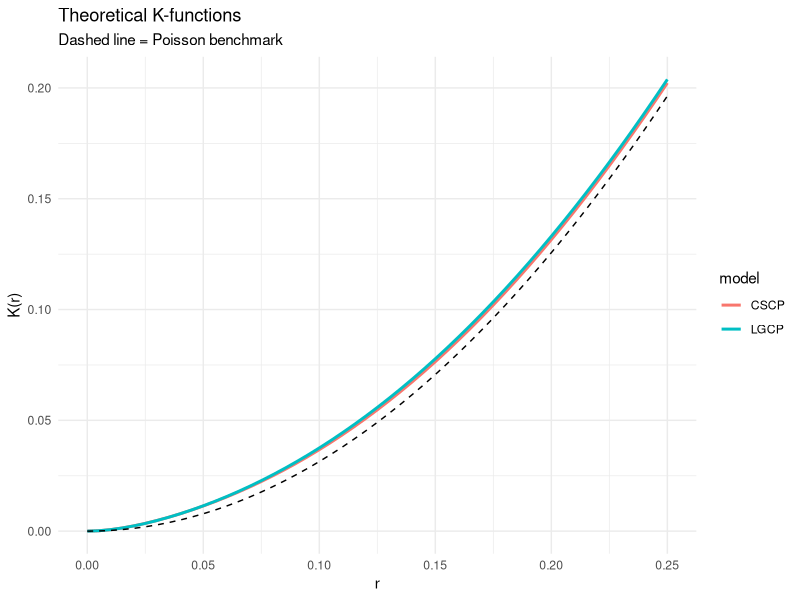
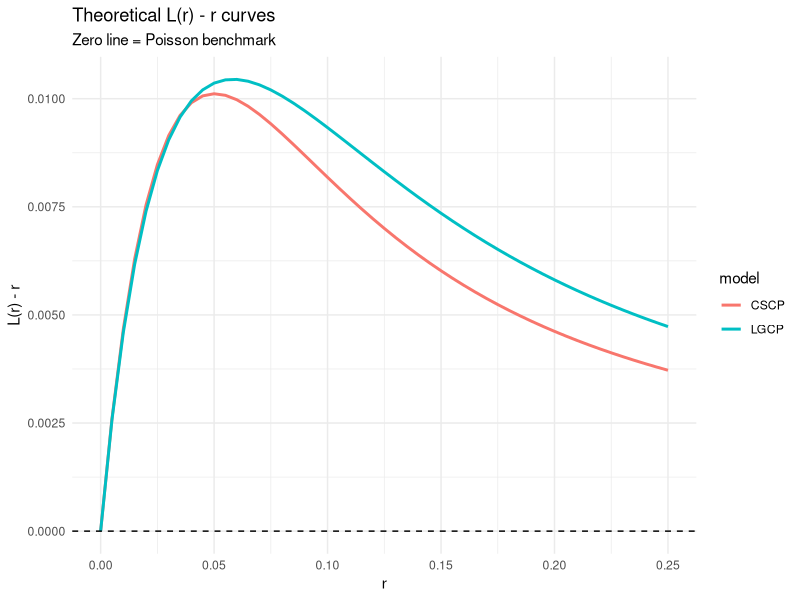
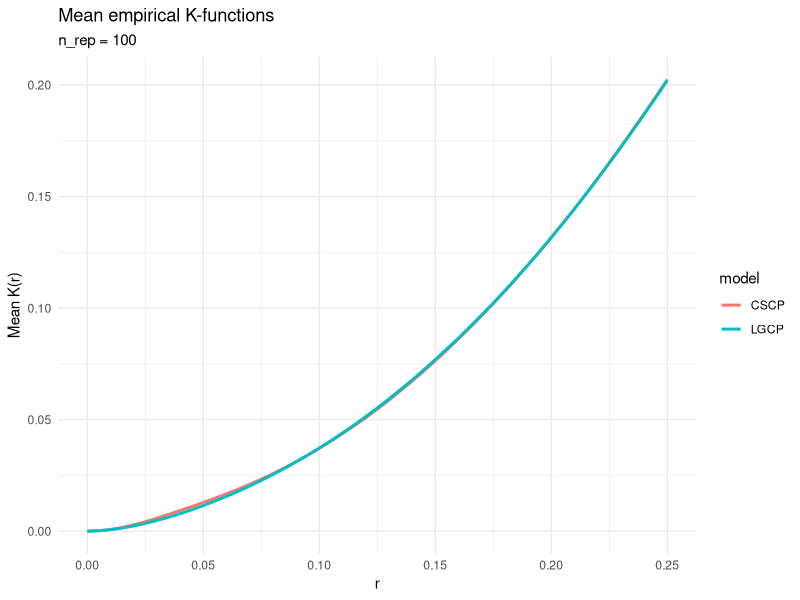
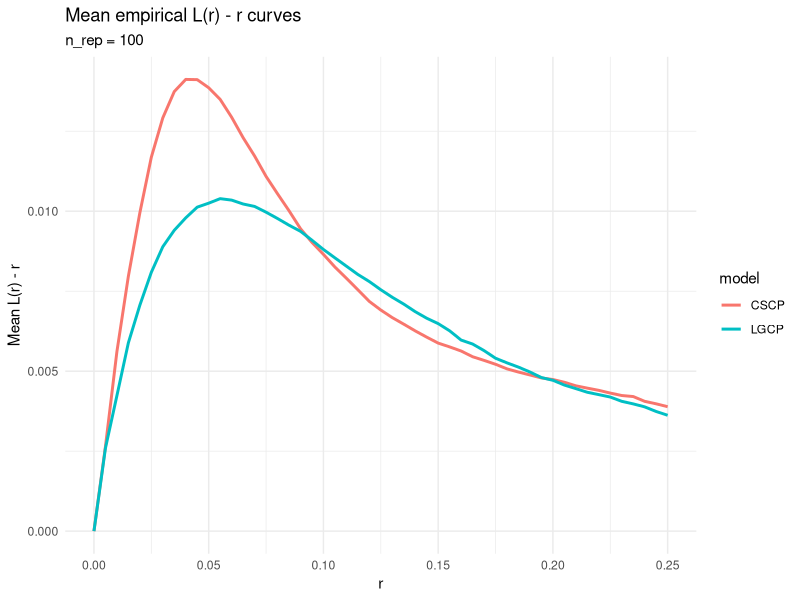
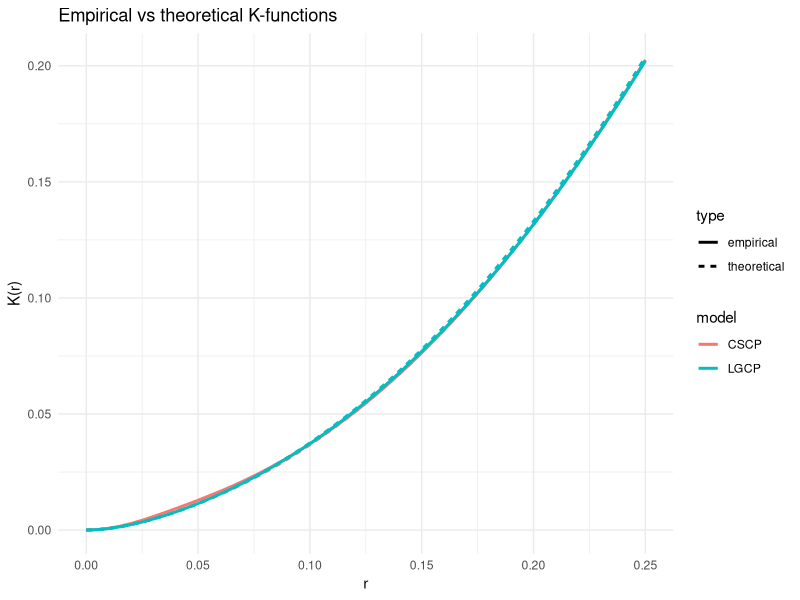
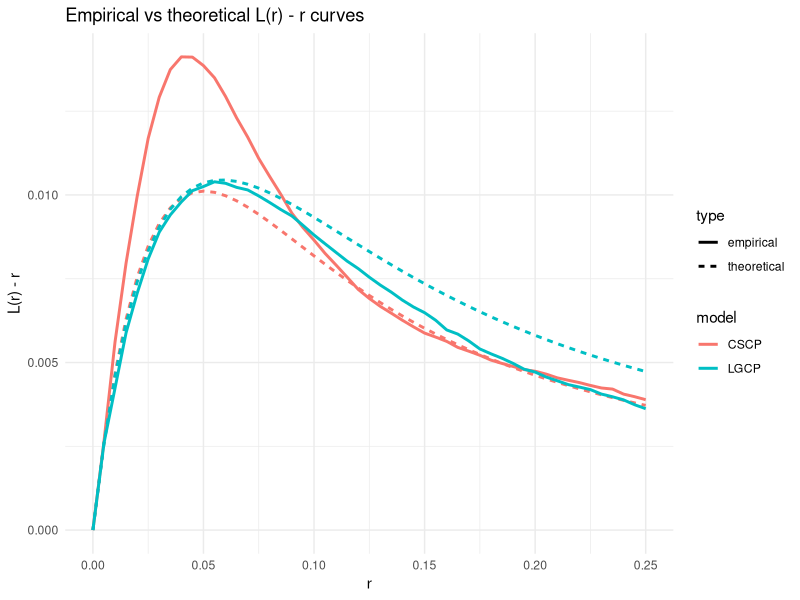
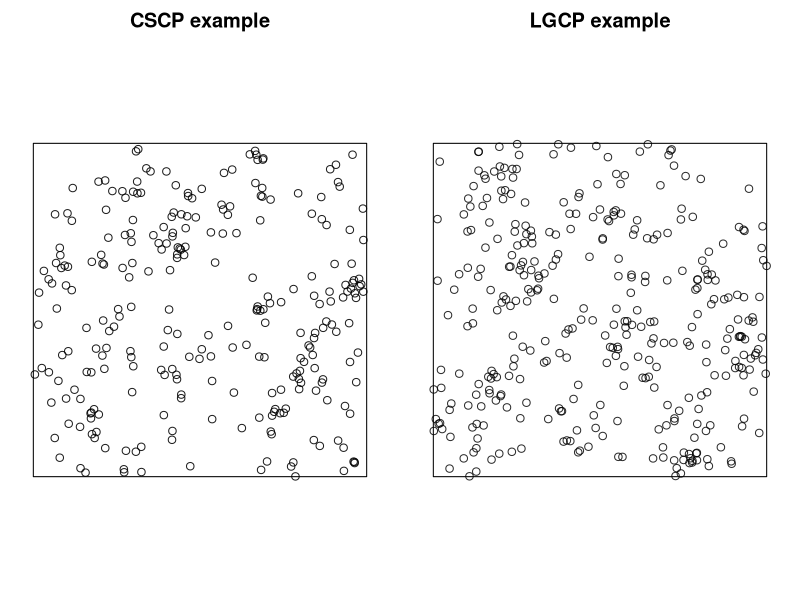

The R source for these figures, in order:
# Pilot test: K-function comparison
rm(list = ls())
library(spatstat)
library(dplyr)
library(ggplot2)
library(purrr)
library(tidyr)

set.seed(1)
W <- owin(c(0, 1), c(0, 1))

# Parameters
lambda_target <- 300
phi_target    <- 1.5
s_target      <- 0.05
s_target_LGCP      <- 0.05 * 0.68

n_rep <- 100

# Grid of r values for K-function comparison
r_vals <- seq(0, 0.25, by = 0.005)

# Helper functionsssss
# LGCP parameter mapping:
# g(0) - 1 = exp(sigma2) - 1 = phi
# sigma2 = log(1 + phi)
# lambda = exp(mu + sigma2 / 2)
# mu = log(lambda) - sigma2 / 2
sim_lgcp_matched <- function(W, lambda, phi, s) {
  sigma2 <- log(1 + phi)
  mu     <- log(lambda) - sigma2 / 2

  rLGCP(
    model = "exponential",
    mu    = mu,
    var   = sigma2,
    scale = s,
    win   = W
  )
}

# Quick pilot CSCP approximation:
# Lambda(u) = mu + Z(u)^2
# phi = 2 sigma2^2 / lambda^2  => sigma2 = lambda * sqrt(phi / 2)
# mu = lambda - sigma2
sim_cscp_matched <- function(W, lambda, phi, s, nx = 128, ny = 128) {
  sigma2 <- lambda * sqrt(phi / 2)
  mu     <- lambda - sigma2

  if (mu < 0) {
    stop("CSCP parameterisation gives mu < 0. Need phi <= 2.")
  }

  xseq <- seq(W$xrange[1], W$xrange[2], length.out = nx)
  yseq <- seq(W$yrange[1], W$yrange[2], length.out = ny)

  Zmat <- matrix(rnorm(nx * ny, mean = 0, sd = sqrt(sigma2)), nrow = nx, ncol = ny)
  Zim  <- im(t(Zmat), xcol = xseq, yrow = yseq)

  # crude smoothing to induce correlation
  Zim <- blur(Zim, sigma = s / 2)

  # standardise back to target variance
  zvals <- as.vector(Zim$v)
  zvals <- (zvals - mean(zvals, na.rm = TRUE)) / sd(zvals, na.rm = TRUE)
  Zim$v <- matrix(
    zvals * sqrt(sigma2),
    nrow = nrow(Zim$v),
    ncol = ncol(Zim$v)
  )

  Lambda <- eval.im(mu + Zim^2)

  rpoispp(Lambda)
}

# Theoretical PCFs
pcf_lgcp_theoretical <- function(r, phi, s) {
  (1 + phi)^(exp(-r / s))
}

pcf_cscp_theoretical <- function(r, phi, s) {
  1 + phi * exp(-2 * r / s)
}

# Numerical K-function from PCF:
# K(r) = 2 pi \int_0^r t g(t) dt
k_from_pcf <- function(r_vals, gfun) {
  out <- numeric(length(r_vals))

  for (i in seq_along(r_vals)) {
    r <- r_vals[i]
    if (r == 0) {
      out[i] <- 0
    } else {
      integrand <- function(t) t * gfun(t)
      out[i] <- 2 * pi * integrate(integrand, lower = 0, upper = r,
                                   subdivisions = 1000L,
                                   rel.tol = 1e-6)$value
    }
  }

  out
}

# Extract empirical K and L-r on common r-grid
estimate_k_curve <- function(X, r_vals,
                             correction = "isotropic") {
  Kest_obj <- Kest(X, r = r_vals, correction = correction)

  # spatstat returns columns named like "iso", "trans", etc.
  col_name <- switch(
    correction,
    isotropic = "iso",
    translation = "trans",
    border = "border",
    "iso"
  )

  Khat <- Kest_obj[[col_name]]
  Lhat <- sqrt(Khat / pi)
  LminusR <- Lhat - Kest_obj$r

  data.frame(
    r = Kest_obj$r,
    K = Khat,
    L_minus_r = LminusR
  )
}

# Theoretical curves
k_theory_df <- bind_rows(
  data.frame(
    model = "LGCP",
    r = r_vals,
    K = k_from_pcf(r_vals, function(x) pcf_lgcp_theoretical(x, phi_target, s_target_LGCP))
  ),
  data.frame(
    model = "CSCP",
    r = r_vals,
    K = k_from_pcf(r_vals, function(x) pcf_cscp_theoretical(x, phi_target, s_target))
  )
) %>%
  mutate(
    K_pois = pi * r^2,
    L_minus_r = sqrt(K / pi) - r
  )

# Simulations
results <- vector("list", length = 2 * n_rep)
counter <- 1

for (i in seq_len(n_rep)) {
  cat("Simulation", i, "of", n_rep, "\n")

  X_lgcp <- sim_lgcp_matched(W, lambda_target, phi_target, s_target_LGCP)
  X_cscp <- sim_cscp_matched(W, lambda_target, phi_target, s_target)

  k_lgcp <- estimate_k_curve(X_lgcp, r_vals, correction = "isotropic") %>%
    mutate(model = "LGCP", rep = i)

  k_cscp <- estimate_k_curve(X_cscp, r_vals, correction = "isotropic") %>%
    mutate(model = "CSCP", rep = i)

  results[[counter]] <- k_lgcp
  counter <- counter + 1

  results[[counter]] <- k_cscp
  counter <- counter + 1
}

results_df <- bind_rows(results)

# Aggregate empirical curves
summary_df <- results_df %>%
  group_by(model, r) %>%
  summarise(
    mean_K = mean(K, na.rm = TRUE),
    sd_K   = sd(K, na.rm = TRUE),
    mean_L_minus_r = mean(L_minus_r, na.rm = TRUE),
    sd_L_minus_r   = sd(L_minus_r, na.rm = TRUE),
    .groups = "drop"
  )

print(head(summary_df, 10))

# Plot theoretical K curves
p_theory_K <- ggplot(k_theory_df, aes(x = r, y = K, colour = model)) +
  geom_line(linewidth = 1) +
  geom_line(aes(y = K_pois), linetype = "dashed", colour = "black") +
  labs(
    title = "Theoretical K-functions",
    subtitle = "Dashed line = Poisson benchmark",
    x = "r",
    y = "K(r)"
  ) +
  theme_minimal()

p_theory_L <- ggplot(k_theory_df, aes(x = r, y = L_minus_r, colour = model)) +
  geom_line(linewidth = 1) +
  geom_hline(yintercept = 0, linetype = "dashed", colour = "black") +
  labs(
    title = "Theoretical L(r) - r curves",
    subtitle = "Zero line = Poisson benchmark",
    x = "r",
    y = "L(r) - r"
  ) +
  theme_minimal()

print(p_theory_K)
print(p_theory_L)

# Plot empirical mean curves
p_emp_K <- ggplot(summary_df, aes(x = r, y = mean_K, colour = model)) +
  geom_line(linewidth = 1) +
  labs(
    title = "Mean empirical K-functions",
    subtitle = paste0("n_rep = ", n_rep),
    x = "r",
    y = "Mean K(r)"
  ) +
  theme_minimal()

p_emp_L <- ggplot(summary_df, aes(x = r, y = mean_L_minus_r, colour = model)) +
  geom_line(linewidth = 1) +
  labs(
    title = "Mean empirical L(r) - r curves",
    subtitle = paste0("n_rep = ", n_rep),
    x = "r",
    y = "Mean L(r) - r"
  ) +
  theme_minimal()

print(p_emp_K)
print(p_emp_L)

# Overlay theoretical and empirical
plot_df_K <- summary_df %>%
  select(model, r, empirical = mean_K) %>%
  left_join(
    k_theory_df %>% select(model, r, theoretical = K),
    by = c("model", "r")
  ) %>%
  pivot_longer(cols = c(empirical, theoretical),
               names_to = "type", values_to = "K")

plot_df_L <- summary_df %>%
  select(model, r, empirical = mean_L_minus_r) %>%
  left_join(
    k_theory_df %>% select(model, r, theoretical = L_minus_r),
    by = c("model", "r")
  ) %>%
  pivot_longer(cols = c(empirical, theoretical),
               names_to = "type", values_to = "L_minus_r")

p_overlay_K <- ggplot(plot_df_K, aes(x = r, y = K, colour = model, linetype = type)) +
  geom_line(linewidth = 1) +
  labs(
    title = "Empirical vs theoretical K-functions",
    x = "r",
    y = "K(r)"
  ) +
  theme_minimal()

p_overlay_L <- ggplot(plot_df_L, aes(x = r, y = L_minus_r, colour = model, linetype = type)) +
  geom_line(linewidth = 1) +
  labs(
    title = "Empirical vs theoretical L(r) - r curves",
    x = "r",
    y = "L(r) - r"
  ) +
  theme_minimal()

print(p_overlay_K)
print(p_overlay_L)

# Simple curve-distance summaries
curve_diff_df <- summary_df %>%
  select(model, r, mean_K, mean_L_minus_r) %>%
  pivot_wider(names_from = model, values_from = c(mean_K, mean_L_minus_r)) %>%
  mutate(
    abs_diff_K = abs(mean_K_LGCP - mean_K_CSCP),
    abs_diff_L = abs(mean_L_minus_r_LGCP - mean_L_minus_r_CSCP)
  )

# Approximate integrated absolute difference using grid spacing
dr <- diff(r_vals)[1]

distance_summary <- data.frame(
  integrated_abs_diff_K = sum(curve_diff_df$abs_diff_K) * dr,
  integrated_abs_diff_L = sum(curve_diff_df$abs_diff_L) * dr,
  max_abs_diff_K = max(curve_diff_df$abs_diff_K),
  max_abs_diff_L = max(curve_diff_df$abs_diff_L)
)

print(distance_summary)

# Optional: inspect one realisation
X_lgcp_demo <- sim_lgcp_matched(W, lambda_target, phi_target, s_target_LGCP)
X_cscp_demo <- sim_cscp_matched(W, lambda_target, phi_target, s_target)

par(mfrow = c(1, 2), mar = c(1, 1, 2, 1))
plot(X_cscp_demo, main = "CSCP example")
plot(X_lgcp_demo, main = "LGCP example")
